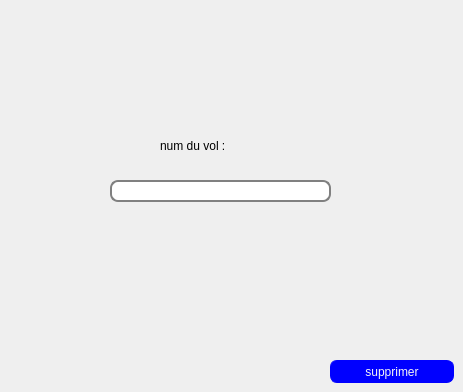
      <widget class="QWidget" name="tab_3">
       <attribute name="title">
        <string>supprimer</string>
       </attribute>
       <widget class="QLabel" name="label_52">
        <property name="geometry">
         <rect>
          <x>160</x>
          <y>130</y>
          <width>191</width>
          <height>31</height>
         </rect>
        </property>
        <property name="styleSheet">
         <string notr="true">font: 75 12pt &quot;NSimSun&quot;;</string>
        </property>
        <property name="text">
         <string>num du vol :</string>
        </property>
       </widget>
       <widget class="QLineEdit" name="s_numv">
        <property name="geometry">
         <rect>
          <x>110</x>
          <y>180</y>
          <width>221</width>
          <height>22</height>
         </rect>
        </property>
        <property name="styleSheet">
         <string notr="true">QLineEdit {
padding: 1px;
border-style: solid;
border: 2px solid gray;
border-radius: 8px;
}</string>
        </property>
       </widget>
       <widget class="QPushButton" name="supprimervol">
        <property name="geometry">
         <rect>
          <x>330</x>
          <y>360</y>
          <width>124</width>
          <height>23</height>
         </rect>
        </property>
        <property name="styleSheet">
         <string notr="true">QPushButton {
color: rgb(245, 245, 245);
background-color: rgb(0, 0, 255);
border-width: 1px;
border-color: rgb(0, 0, 255);
border-style: solid;
border-radius: 7;
padding: 3px;
font-size: 75 ;
padding-left: 1px;
padding-right: 1px;
min-width: 120px;
max-width: 50px;
min-height: 15px;
max-height: 15px;
font: 75 12pt &quot;NSimSun&quot;;
}</string>
        </property>
        <property name="text">
         <string>supprimer</string>
        </property>
       </widget>
      </widget>
